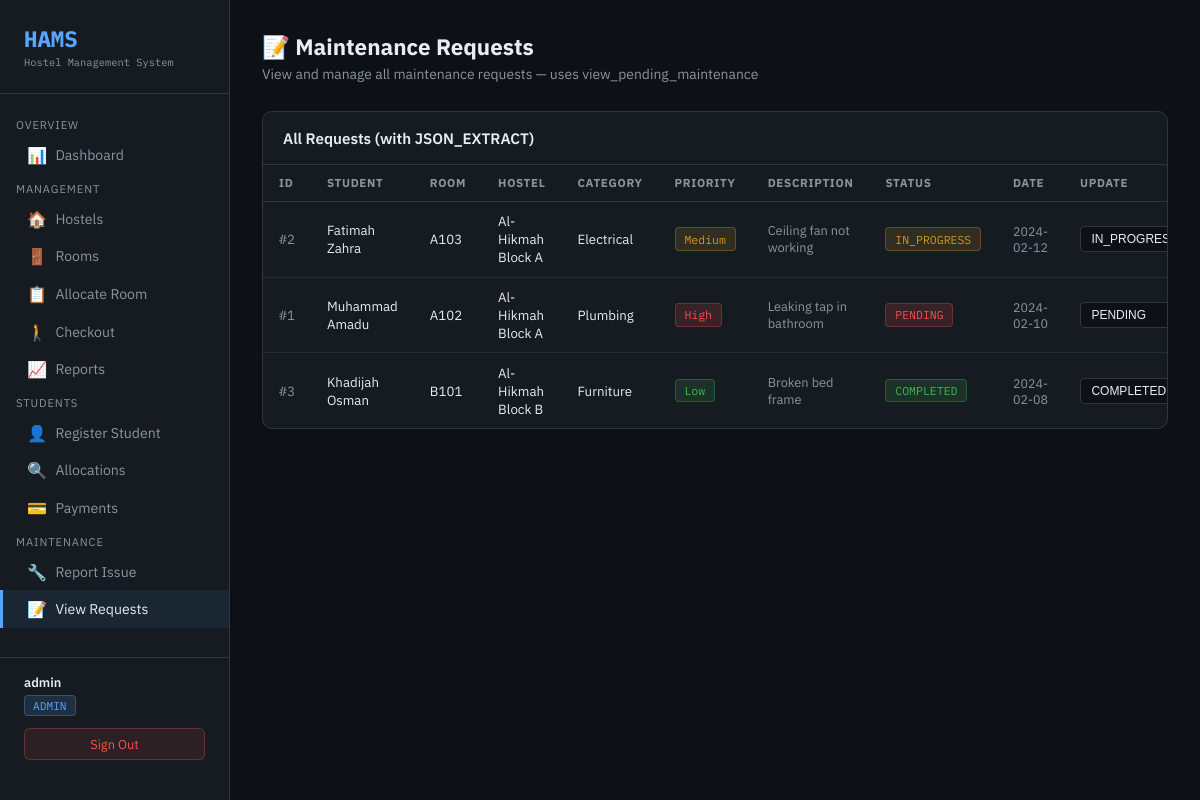
Screenshot of /maintenance/view_requests.php (signed in) with the database file from the repository.
### tables this page shows
CREATE TABLE MaintenanceRequest (
    request_id   INT AUTO_INCREMENT PRIMARY KEY,
    room_id      INT,
    student_id   INT,
    issue_details JSON,
    status       ENUM('PENDING','IN_PROGRESS','COMPLETED') DEFAULT 'PENDING',
    request_date DATE DEFAULT (CURDATE()),
    FOREIGN KEY (room_id)    REFERENCES Room(room_id),
    FOREIGN KEY (student_id) REFERENCES Student(student_id)
);

CREATE TABLE Student (
    student_id        INT AUTO_INCREMENT PRIMARY KEY,
    user_id           INT,
    full_name         VARCHAR(100) NOT NULL,
    email             VARCHAR(100) UNIQUE NOT NULL,
    phone             VARCHAR(20),
    department        VARCHAR(100),
    registration_date DATE DEFAULT (CURDATE()),
    FOREIGN KEY (user_id) REFERENCES UserAccount(user_id)
);

CREATE TABLE Room (
    room_id       INT AUTO_INCREMENT PRIMARY KEY,
    hostel_id     INT,
    room_type_id  INT,
    room_number   VARCHAR(20),
    occupied_count INT DEFAULT 0,
    FOREIGN KEY (hostel_id)    REFERENCES Hostel(hostel_id)   ON DELETE CASCADE,
    FOREIGN KEY (room_type_id) REFERENCES RoomType(room_type_id)
);

CREATE TABLE Hostel (
    hostel_id   INT AUTO_INCREMENT PRIMARY KEY,
    hostel_name VARCHAR(100) NOT NULL,
    location    VARCHAR(150),
    total_rooms INT DEFAULT 0
);

### maintenance/view_requests.php (the view, shortened to what this page needs)
<?php
$db = getDB();
$all      = $db->query(
    "SELECT MR.request_id, S.full_name, R.room_number, H.hostel_name,
            MR.issue_details, MR.status, MR.request_date
     FROM MaintenanceRequest MR
     JOIN Student S ON MR.student_id=S.student_id
     JOIN Room R ON MR.room_id=R.room_id
     JOIN Hostel H ON R.hostel_id=H.hostel_id
     ORDER BY MR.request_date DESC"
);
?>
<!DOCTYPE html>
<html lang="en">
<head>
</head>
<body>
<?php include '../assets/nav_inline.php'; ?>
<main class="main">
  <div class="page-header"><h1>📝 Maintenance Requests</h1><p>View and manage all maintenance requests — uses view_pending_maintenance</p></div>
  <div class="panel">
    <div class="panel-header"><h2>All Requests (with JSON_EXTRACT)</h2></div>
    <table>
      <thead><tr><th>ID</th><th>Student</th><th>Room</th><th>Hostel</th><th>Category</th><th>Priority</th><th>Description</th><th>Status</th><th>Date</th>
        <?php if(in_array($_SESSION['role'],['ADMIN','WARDEN'])): ?><th>Update</th><?php endif; ?>
      </tr></thead>
      <tbody>
      <?php if ($all->num_rows > 0):
        while($r=$all->fetch_assoc()):
          $details  = json_decode($r['issue_details'], true);
          $cat      = $details['category'] ?? 'N/A';
          $desc     = $details['description'] ?? '';
          $pri      = $details['priority'] ?? '';
          $priClass = match(strtolower($pri)) { 'high'=>'badge-red','medium'=>'badge-yellow', default=>'badge-green' };
          $stClass  = match($r['status']) { 'COMPLETED'=>'badge-green','IN_PROGRESS'=>'badge-yellow', default=>'badge-red' };
      ?>
        <tr>
          <td style="font-family:'IBM Plex Mono',monospace;color:var(--muted)">#<?= $r['request_id'] ?></td>
          <td><?= htmlspecialchars($r['full_name']) ?></td>
          <td><?= htmlspecialchars($r['room_number']) ?></td>
          <td><?= htmlspecialchars($r['hostel_name']) ?></td>
          <td><?= htmlspecialchars($cat) ?></td>
          <td><span class="badge <?= $priClass ?>"><?= htmlspecialchars($pri) ?></span></td>
          <td style="font-size:.8rem;color:var(--muted)"><?= htmlspecialchars(substr($desc,0,50)) ?><?= strlen($desc)>50?'…':'' ?></td>
          <td><span class="badge <?= $stClass ?>"><?= $r['status'] ?></span></td>
          <td style="font-size:.78rem;color:var(--muted)"><?= $r['request_date'] ?></td>
          <?php if(in_array($_SESSION['role'],['ADMIN','WARDEN'])): ?>
          <td>
            <form method="POST" style="display:flex;gap:.4rem;align-items:center">
              <select name="new_status" style="background:var(--bg);border:1px solid var(--border);color:var(--text);padding:.25rem .4rem;border-radius:4px;font-size:.75rem">
                <option value="PENDING"     <?= $r['status']==='PENDING'?'selected':'' ?>>PENDING</option>
                <option value="IN_PROGRESS" <?= $r['status']==='IN_PROGRESS'?'selected':'' ?>>IN_PROGRESS</option>
                <option value="COMPLETED"   <?= $r['status']==='COMPLETED'?'selected':'' ?>>COMPLETED</option>
              </select>
            </form>
          </td>
          <?php endif; ?>
        </tr>
      <?php endwhile;
      else: echo '<tr><td colspan="10" class="empty">No maintenance requests.</td></tr>'; endif; ?>
      </tbody>
    </table>
  </div>
</main>
</body></html>

### assets/css/style_inline.php (style rules this page uses)
:root { --bg: #0d1117; --surface:#161b22; --border:#30363d; --accent: #58a6ff; --green:#3fb950; --yellow:#d29922; --red: #f85149; --purple:#bc8cff; --text:#e6edf3; --muted:#8b949e; }
* { box-sizing:border-box; margin:0; padding:0; }
body { background:var(--bg); color:var(--text); font-family:'IBM Plex Sans',sans-serif; display:flex; min-height:100vh; }
.main { margin-left:230px; padding:2rem; flex:1; width:calc(100% - 230px); }
.page-header { margin-bottom:1.75rem; }
.page-header h1 { font-size:1.4rem; font-weight:700; }
.page-header p { color:var(--muted); font-size:.87rem; margin-top:.25rem; }
.panel { background:var(--surface); border:1px solid var(--border); border-radius:10px; overflow:hidden; }
.panel-header { padding:1rem 1.25rem; border-bottom:1px solid var(--border); display:flex; justify-content:space-between; align-items:center; }
.panel-header h2 { font-size:.95rem; font-weight:600; }
table { width:100%; border-collapse:collapse; font-size:.83rem; }
th { padding:.65rem 1rem; text-align:left; color:var(--muted); font-size:.72rem; text-transform:uppercase; letter-spacing:.06em; border-bottom:1px solid var(--border); }
td { padding:.65rem 1rem; border-bottom:1px solid rgba(48,54,61,.6); }
tr:last-child td { border-bottom:none; }
.badge { display:inline-block; padding:.2rem .55rem; border-radius:4px; font-size:.72rem; font-family:'IBM Plex Mono',monospace; }
.badge-green { background:rgba(63,185,80,.15); color:var(--green); border:1px solid rgba(63,185,80,.3); }
.badge-yellow { background:rgba(210,153,34,.15); color:var(--yellow); border:1px solid rgba(210,153,34,.3); }
.badge-red { background:rgba(248,81,73,.15); color:var(--red); border:1px solid rgba(248,81,73,.3); }

### rows the page displays
maintenancerequest: request_id "2", student.full_name "Fatimah Zahra", room.room_number "A103", hostel.hostel_name "Al-Hikmah Block A", issue_details "Electrical", issue_details "Medium", issue_details "Ceiling fan not working", status "IN_PROGRESS", request_date "2024-02-12", new_status "IN_PROGRESS"
maintenancerequest: request_id "1", student.full_name "Muhammad Amadu", room.room_number "A102", hostel.hostel_name "Al-Hikmah Block A", issue_details "Plumbing", issue_details "High", issue_details "Leaking tap in bathroom", status "PENDING", request_date "2024-02-10", new_status "PENDING"
maintenancerequest: request_id "3", student.full_name "Khadijah Osman", room.room_number "B101", hostel.hostel_name "Al-Hikmah Block B", issue_details "Furniture", issue_details "Low", issue_details "Broken bed frame", status "COMPLETED", request_date "2024-02-08", new_status "COMPLETED"

### other values shown
$user "admin"
$role "ADMIN"
